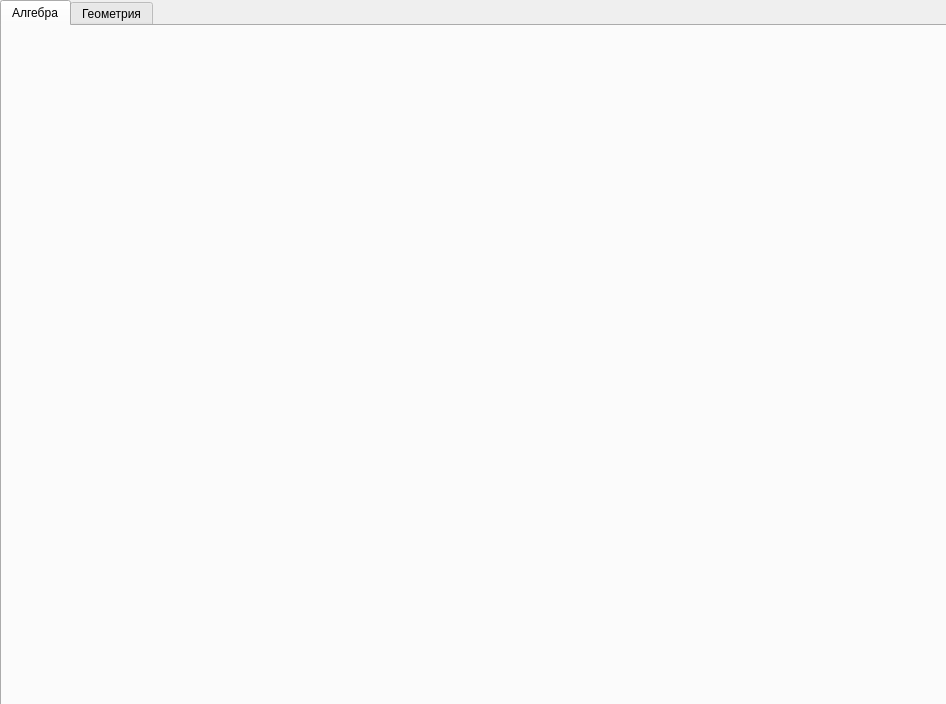
<?xml version="1.0" encoding="UTF-8"?>
<ui version="4.0">
 <class>MainWindowSpav_Math</class>
 <widget class="QMainWindow" name="MainWindowSpav_Math">
  <property name="geometry">
   <rect>
    <x>0</x>
    <y>0</y>
    <width>946</width>
    <height>704</height>
   </rect>
  </property>
  <property name="windowTitle">
   <string>MainWindow</string>
  </property>
  <widget class="QWidget" name="centralwidget">
   <widget class="QTabWidget" name="tabWidget">
    <property name="geometry">
     <rect>
      <x>0</x>
      <y>0</y>
      <width>961</width>
      <height>711</height>
     </rect>
    </property>
    <property name="currentIndex">
     <number>0</number>
    </property>
    <widget class="QWidget" name="tab">
     <attribute name="title">
      <string>Алгебра</string>
     </attribute>
     <widget class="QWidget" name="verticalLayoutWidget">
      <property name="geometry">
       <rect>
        <x>0</x>
        <y>0</y>
        <width>933</width>
        <height>671</height>
       </rect>
      </property>
      <layout class="QVBoxLayout" name="verticalLayout">
       <item>
        <widget class="QLabel" name="label">
         <property name="text">
          <string/>
         </property>
         <property name="pixmap">
          <pixmap>D:/Downloads/Снимок экрана 2024-02-05 014243.png</pixmap>
         </property>
        </widget>
       </item>
      </layout>
     </widget>
    </widget>
    <widget class="QWidget" name="widget">
     <attribute name="title">
      <string>Геометрия</string>
     </attribute>
     <widget class="QWidget" name="verticalLayoutWidget_2">
      <property name="geometry">
       <rect>
        <x>10</x>
        <y>-10</y>
        <width>932</width>
        <height>592</height>
       </rect>
      </property>
      <layout class="QVBoxLayout" name="verticalLayout_2">
       <item>
        <widget class="QLabel" name="label_2">
         <property name="text">
          <string/>
         </property>
         <property name="pixmap">
          <pixmap>D:/Downloads/Снимок экрана 2024-02-05 014253.png</pixmap>
         </property>
        </widget>
       </item>
      </layout>
     </widget>
    </widget>
   </widget>
  </widget>
 </widget>
 <resources/>
 <connections/>
</ui>
